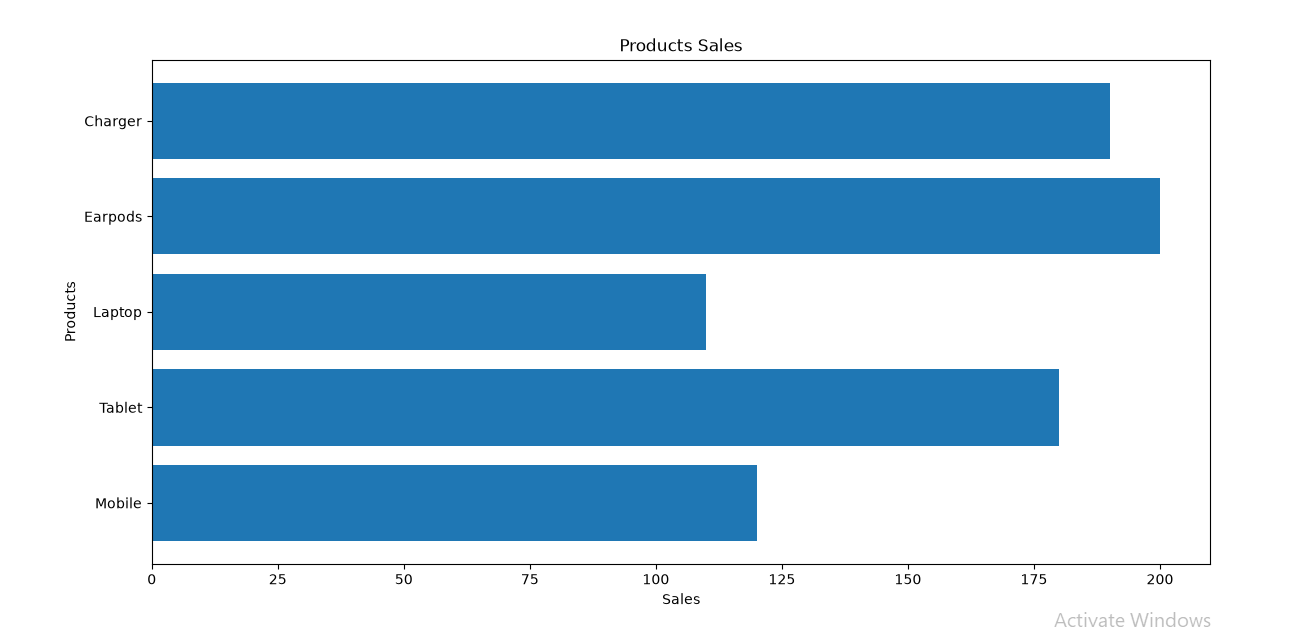

Python code for this plot:
import matplotlib.pyplot as plt

Products=["Mobile","Tablet","Laptop","Earpods","Charger"]
sales=[120,180,110,200,190]

plt.barh(Products,sales)

plt.title("Products Sales")
plt.xlabel("Sales")
plt.ylabel("Products")

plt.show()
